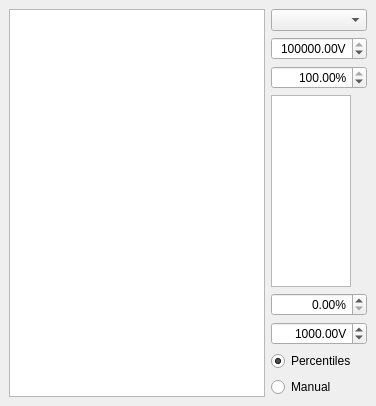
  <widget class="QDockWidget" name="xy_scan_dockWidget">
   <property name="windowTitle">
    <string>XY scan</string>
   </property>
   <attribute name="dockWidgetArea">
    <number>1</number>
   </attribute>
   <widget class="QWidget" name="dockWidgetContents_4">
    <layout class="QVBoxLayout" name="verticalLayout_5">
     <item>
      <layout class="QHBoxLayout" name="horizontalLayout_4" stretch="1,0">
       <item>
        <widget class="ScanPlotWidget" name="xy_ViewWidget">
         <property name="sizePolicy">
          <sizepolicy hsizetype="Expanding" vsizetype="Expanding">
           <horstretch>0</horstretch>
           <verstretch>0</verstretch>
          </sizepolicy>
         </property>
         <property name="transformationAnchor">
          <enum>QGraphicsView::AnchorUnderMouse</enum>
         </property>
        </widget>
       </item>
       <item>
        <layout class="QVBoxLayout" name="verticalLayout" stretch="0,0,0,1,0,0,0,0">
         <item>
          <widget class="QComboBox" name="xy_channel_ComboBox"/>
         </item>
         <item>
          <widget class="ScienDSpinBox" name="xy_cb_max_DoubleSpinBox">
           <property name="sizePolicy">
            <sizepolicy hsizetype="Fixed" vsizetype="Fixed">
             <horstretch>0</horstretch>
             <verstretch>0</verstretch>
            </sizepolicy>
           </property>
           <property name="maximumSize">
            <size>
             <width>100</width>
             <height>16777215</height>
            </size>
           </property>
           <property name="mouseTracking">
            <bool>true</bool>
           </property>
           <property name="acceptDrops">
            <bool>true</bool>
           </property>
           <property name="alignment">
            <set>Qt::AlignRight|Qt::AlignTrailing|Qt::AlignVCenter</set>
           </property>
           <property name="accelerated">
            <bool>true</bool>
           </property>
           <property name="suffix">
            <string>V</string>
           </property>
           <property name="decimals">
            <number>2</number>
           </property>
           <property name="minimum">
            <double>-1000000000.000000000000000</double>
           </property>
           <property name="maximum">
            <double>1000000000.000000000000000</double>
           </property>
           <property name="value">
            <double>100000.000000000000000</double>
           </property>
          </widget>
         </item>
         <item>
          <widget class="ScienDSpinBox" name="xy_cb_high_percentile_DoubleSpinBox">
           <property name="maximumSize">
            <size>
             <width>100</width>
             <height>16777215</height>
            </size>
           </property>
           <property name="alignment">
            <set>Qt::AlignRight|Qt::AlignTrailing|Qt::AlignVCenter</set>
           </property>
           <property name="suffix">
            <string>%</string>
           </property>
           <property name="decimals">
            <number>2</number>
           </property>
           <property name="minimum">
            <double>0.000000000000000</double>
           </property>
           <property name="maximum">
            <double>100.000000000000000</double>
           </property>
           <property name="value">
            <double>100.000000000000000</double>
           </property>
          </widget>
         </item>
         <item>
          <widget class="PlotWidget" name="xy_cb_ViewWidget">
           <property name="sizePolicy">
            <sizepolicy hsizetype="Preferred" vsizetype="Preferred">
             <horstretch>0</horstretch>
             <verstretch>0</verstretch>
            </sizepolicy>
           </property>
           <property name="maximumSize">
            <size>
             <width>80</width>
             <height>16777215</height>
            </size>
           </property>
          </widget>
         </item>
         <item>
          <widget class="ScienDSpinBox" name="xy_cb_low_percentile_DoubleSpinBox">
           <property name="maximumSize">
            <size>
             <width>100</width>
             <height>16777215</height>
            </size>
           </property>
           <property name="alignment">
            <set>Qt::AlignRight|Qt::AlignTrailing|Qt::AlignVCenter</set>
           </property>
           <property name="suffix">
            <string>%</string>
           </property>
           <property name="decimals">
            <number>2</number>
           </property>
           <property name="minimum">
            <double>0.000000000000000</double>
           </property>
           <property name="maximum">
            <double>100.000000000000000</double>
           </property>
           <property name="value">
            <double>0.000000000000000</double>
           </property>
          </widget>
         </item>
         <item>
          <widget class="ScienDSpinBox" name="xy_cb_min_DoubleSpinBox">
           <property name="sizePolicy">
            <sizepolicy hsizetype="Fixed" vsizetype="Fixed">
             <horstretch>0</horstretch>
             <verstretch>0</verstretch>
            </sizepolicy>
           </property>
           <property name="maximumSize">
            <size>
             <width>100</width>
             <height>16777215</height>
            </size>
           </property>
           <property name="mouseTracking">
            <bool>true</bool>
           </property>
           <property name="acceptDrops">
            <bool>true</bool>
           </property>
           <property name="alignment">
            <set>Qt::AlignRight|Qt::AlignTrailing|Qt::AlignVCenter</set>
           </property>
           <property name="accelerated">
            <bool>true</bool>
           </property>
           <property name="suffix">
            <string>V</string>
           </property>
           <property name="decimals">
            <number>2</number>
           </property>
           <property name="minimum">
            <double>-1000000000.000000000000000</double>
           </property>
           <property name="maximum">
            <double>10000000.000000000000000</double>
           </property>
           <property name="value">
            <double>1000.000000000000000</double>
           </property>
          </widget>
         </item>
         <item>
          <widget class="QRadioButton" name="xy_cb_centiles_RadioButton">
           <property name="text">
            <string>Percentiles</string>
           </property>
           <property name="checked">
            <bool>true</bool>
           </property>
          </widget>
         </item>
         <item>
          <widget class="QRadioButton" name="xy_cb_manual_RadioButton">
           <property name="text">
            <string>Manual</string>
           </property>
           <property name="checked">
            <bool>false</bool>
           </property>
          </widget>
         </item>
        </layout>
       </item>
      </layout>
     </item>
    </layout>
   </widget>
  </widget>
